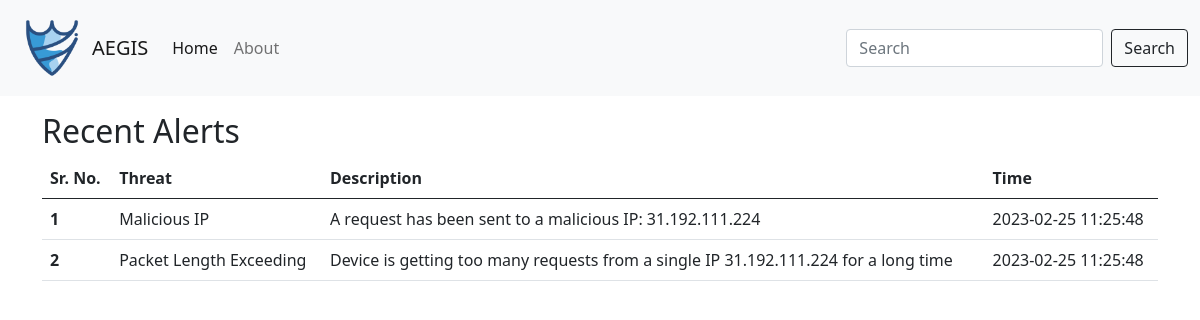
The page / (signed in) on the database its author committed.
### tables this page shows
CREATE TABLE Alerts (id INTEGER, datetime DATETIME, threat TEXT, description TEXT, PRIMARY KEY(id));

### app.py (the view)
@app.route('/')
def home2():
    if(session['logged_in']):
        alerts = middleware.get_all_alerts()
        return render_template('index.html', alerts=alerts)
    else:
        return redirect(url_for('auth_bp.login'))

### templates/index.html (shortened to what this page needs)
{% extends 'base.html' %}
{% block body %}
    <div class="container my-3">
        <h2>Recent Alerts</h2>
                {% if alerts|length == 0 %}
                <div class="alert alert-dark" role="alert">
                    No Alerts Found!
                  </div>
                    {% else %}
                    <table class="table">
                        <thead>
                          <tr>
                            <th scope="col">Sr. No.</th>
                            <th scope="col">Threat</th>
                            <th scope="col">Description</th>
                            <th scope="col">Time</th>
                          </tr>
                        </thead>
                        <tbody>
              {% for alert in alerts %}
              <tr>
                <th scope="row">{{loop.index}}</th>
                <td>{{alert[2]}}</td>
                <td>{{alert[3]}}</td>
                <td>{{alert[1]}}</td>
              </tr>
              {% endfor %}
            </tbody>
            </table>
              {% endif %}
    </div>
{% endblock body %}

### templates/base.html (shortened to what this page needs)
<!doctype html>
<html lang="en">
<head>
    <link href="https://cdn.jsdelivr.net/npm/bootstrap@5.0.0-beta2/dist/css/bootstrap.min.css" rel="stylesheet"
>
    <link rel="stylesheet" href="{{ url_for('static', filename='css/style.css') }}">
</head>
<body>
    <nav class="navbar navbar-expand-lg navbar-light bg-light">
        <div class="container-fluid">
            <img src="../static/logo.png" width="80" height="80">
            <a class="navbar-brand" href="/">AEGIS</a>
            <div class="collapse navbar-collapse" id="navbarSupportedContent">
                <ul class="navbar-nav me-auto mb-2 mb-lg-0">
                    <li class="nav-item">
                        <a class="nav-link active" aria-current="page" href="#">Home</a>
                    </li>
                    <li class="nav-item">
                        <a class="nav-link" href="#">About</a>
                    </li>
                </ul>
                <form class="d-flex">
                    <input class="form-control me-2" type="search" placeholder="Search" aria-label="Search">
                    <button class="btn btn-outline-dark" type="submit">Search</button>
                </form>
            </div>
        </div>
    </nav>
{% block body %}
{% endblock body %}
</body>
</html>

### rows shown on the page
Alerts: threat "Malicious IP", description "A request has been sent to a malicious IP: 31.192.111.224", datetime "2023-02-25 11:25:48"
Alerts: threat "Packet Length Exceeding", description "Device is getting too many requests from a single IP 31.192.111.224 for a long time", datetime "2023-02-25 11:25:48"
